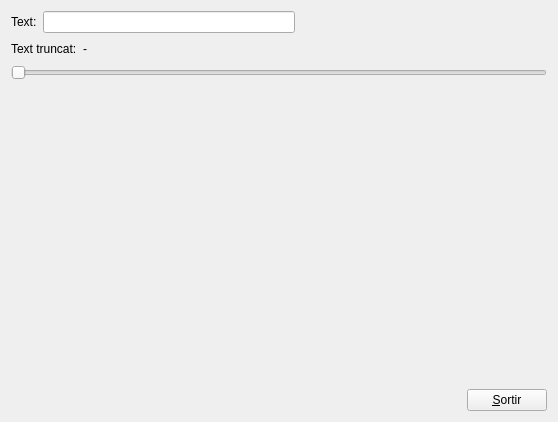
<?xml version="1.0" encoding="UTF-8"?>
<ui version="4.0">
 <class>MyForm</class>
 <widget class="QWidget" name="MyForm">
  <property name="geometry">
   <rect>
    <x>0</x>
    <y>0</y>
    <width>558</width>
    <height>422</height>
   </rect>
  </property>
  <property name="windowTitle">
   <string>Form</string>
  </property>
  <layout class="QVBoxLayout" name="verticalLayout_2">
   <item>
    <layout class="QHBoxLayout" name="horizontalLayout">
     <item>
      <widget class="QLabel" name="label">
       <property name="text">
        <string>Text:</string>
       </property>
      </widget>
     </item>
     <item>
      <widget class="MyLineEdit" name="lineEdit"/>
     </item>
     <item>
      <spacer name="horizontalSpacer_3">
       <property name="orientation">
        <enum>Qt::Horizontal</enum>
       </property>
       <property name="sizeHint" stdset="0">
        <size>
         <width>40</width>
         <height>20</height>
        </size>
       </property>
      </spacer>
     </item>
    </layout>
   </item>
   <item>
    <layout class="QHBoxLayout" name="horizontalLayout_2">
     <item>
      <widget class="QLabel" name="label_2">
       <property name="text">
        <string>Text truncat:</string>
       </property>
      </widget>
     </item>
     <item>
      <widget class="QLabel" name="label_3">
       <property name="text">
        <string>-</string>
       </property>
      </widget>
     </item>
     <item>
      <spacer name="horizontalSpacer_2">
       <property name="orientation">
        <enum>Qt::Horizontal</enum>
       </property>
       <property name="sizeHint" stdset="0">
        <size>
         <width>40</width>
         <height>20</height>
        </size>
       </property>
      </spacer>
     </item>
    </layout>
   </item>
   <item>
    <layout class="QVBoxLayout" name="verticalLayout">
     <item>
      <widget class="QSlider" name="horizontalSlider">
       <property name="maximum">
        <number>50</number>
       </property>
       <property name="orientation">
        <enum>Qt::Horizontal</enum>
       </property>
      </widget>
     </item>
     <item>
      <spacer name="verticalSpacer">
       <property name="orientation">
        <enum>Qt::Vertical</enum>
       </property>
       <property name="sizeType">
        <enum>QSizePolicy::Expanding</enum>
       </property>
       <property name="sizeHint" stdset="0">
        <size>
         <width>20</width>
         <height>20</height>
        </size>
       </property>
      </spacer>
     </item>
     <item>
      <layout class="QHBoxLayout" name="horizontalLayout_3">
       <item>
        <spacer name="horizontalSpacer">
         <property name="orientation">
          <enum>Qt::Horizontal</enum>
         </property>
         <property name="sizeHint" stdset="0">
          <size>
           <width>40</width>
           <height>20</height>
          </size>
         </property>
        </spacer>
       </item>
       <item>
        <widget class="QPushButton" name="pushButton">
         <property name="text">
          <string>&amp;Sortir</string>
         </property>
        </widget>
       </item>
      </layout>
     </item>
    </layout>
   </item>
  </layout>
 </widget>
 <customwidgets>
  <customwidget>
   <class>MyLineEdit</class>
   <extends>QLineEdit</extends>
   <header>MyLineEdit.h</header>
   <slots>
    <signal>enviaText(QString)</signal>
    <slot>tractaReturn()</slot>
   </slots>
  </customwidget>
 </customwidgets>
 <resources/>
 <connections>
  <connection>
   <sender>pushButton</sender>
   <signal>clicked()</signal>
   <receiver>MyForm</receiver>
   <slot>close()</slot>
   <hints>
    <hint type="sourcelabel">
     <x>541</x>
     <y>408</y>
    </hint>
    <hint type="destinationlabel">
     <x>417</x>
     <y>248</y>
    </hint>
   </hints>
  </connection>
  <connection>
   <sender>lineEdit</sender>
   <signal>textChanged(QString)</signal>
   <receiver>label_3</receiver>
   <slot>setText(QString)</slot>
   <hints>
    <hint type="sourcelabel">
     <x>103</x>
     <y>30</y>
    </hint>
    <hint type="destinationlabel">
     <x>102</x>
     <y>59</y>
    </hint>
   </hints>
  </connection>
 </connections>
 <slots>
  <slot>tractaReturn()</slot>
 </slots>
</ui>
